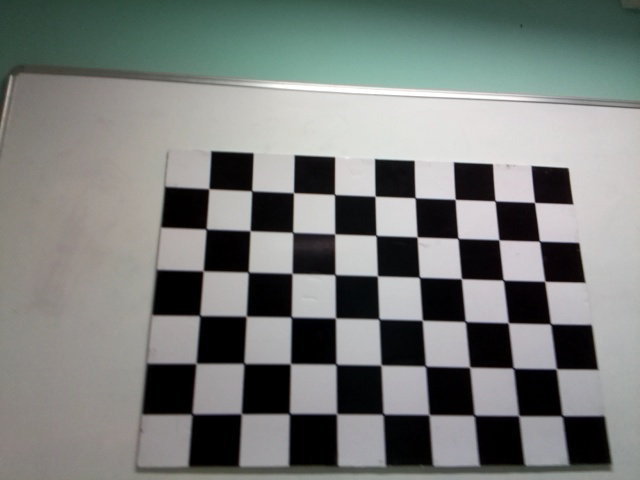
//> input picture src/CameraCalibration/images/image_10.jpg, 640 x 480 px, given in place of image_1.jpg, which was not available
$ ./contour_approx   (built with g++ and OpenCV 4)
//> lines starting //> are read from the running program, lines starting //| are printed output that depends on the picture; after the words box and inside, x2 and y2 are one past the last pixel; in counts of white or black regions, pixels touching at a corner belong together; pictures that were not available may be replaced by others from this repository, and a replacement may not be noted
#include<opencv2/opencv.hpp>
#include <iostream>

using namespace std;
using namespace cv;

int main() {
    // read the image
    Mat image = imread("./src/Contour-Detection-using-OpenCV/input/image_1.jpg");
//> image is the input picture: 480 rows x 640 cols, CV_8UC3; mean B, G, R 122.6, 125.2, 121.4
    // convert the image to grayscale format
    Mat img_gray;
    cvtColor(image, img_gray, COLOR_BGR2GRAY);
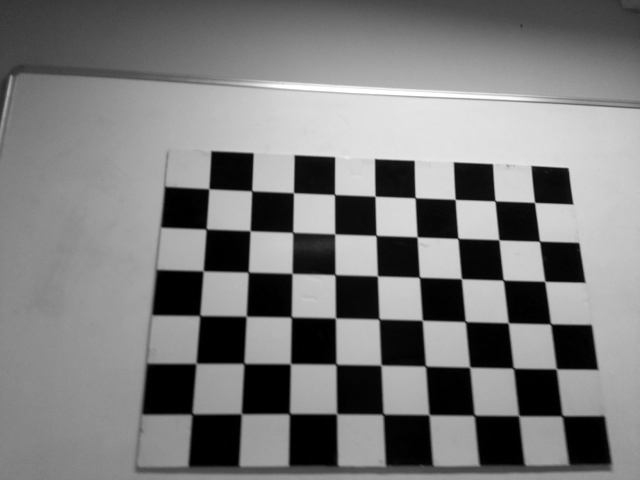
//> img_gray: 480 rows x 640 cols, CV_8UC1; min 0, max 255, mean 123.7
    // apply binary thresholding
    Mat thresh;
    threshold(img_gray, thresh, 150, 255, THRESH_BINARY);
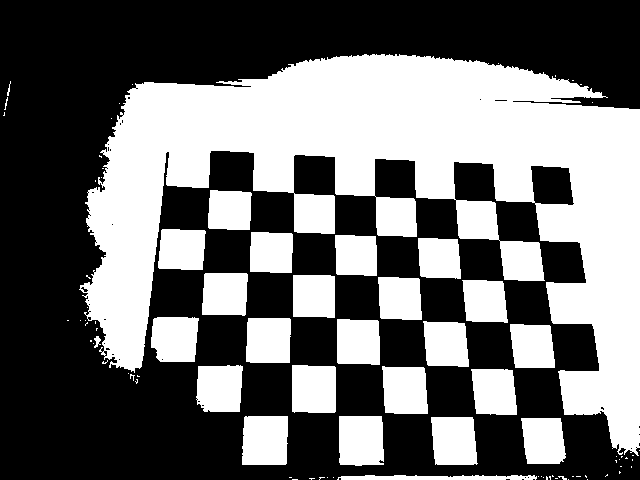
//> thresh: 480 rows x 640 cols, CV_8UC1; 42.9% white; 86 white regions (60 under 20 px)
    imshow("Binary mage", thresh);
    waitKey(0);
    imwrite("image_thres1.jpg", thresh);
    destroyAllWindows();

    // detect the contours on the binary image using cv2.CHAIN_APPROX_NONE
    vector<vector<Point>> contours;
    vector<Vec4i> hierarchy;
    findContours(thresh, contours, hierarchy, RETR_TREE, CHAIN_APPROX_NONE);
//> contours = 126 contours, 98 with area under 20; largest, box (x1, y1, x2, y2) and area: (79, 54, 640, 456) 89270, (242, 416, 288, 465) 2084, (339, 416, 384, 466) 2062, (292, 365, 336, 413) 1978, (431, 417, 478, 465) 1950
    // draw contours on the original image
    Mat image_copy = image.clone();
    drawContours(image_copy, contours, -1, Scalar(0, 255, 0), 2);
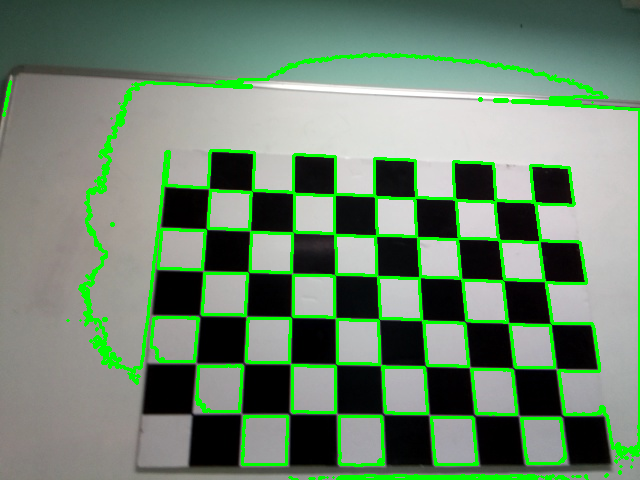
//> image_copy: 480 rows x 640 cols, CV_8UC3; 8.48% of pixels changed, all inside (x1, y1, x2, y2) = (2, 53, 640, 480)
    imshow("None approximation", image_copy);
    waitKey(0);
    imwrite("contours_none_image1.jpg", image_copy);
    destroyAllWindows();


    // Now let's try with CHAIN_APPROX_SIMPLE`
    // detect the contours on the binary image using cv2.CHAIN_APPROX_NONE
    vector<vector<Point>> contours1;
    vector<Vec4i> hierarchy1;
    findContours(thresh, contours1, hierarchy1, RETR_TREE, CHAIN_APPROX_SIMPLE);
//> contours1 has the same summary as contours
    // draw contours on the original image
    Mat image_copy1 = image.clone();
    drawContours(image_copy1, contours1, -1, Scalar(0, 255, 0), 2);
    imshow("Simple approximation", image_copy1);
    waitKey(0);
    imwrite("contours_simple_image1.jpg", image_copy1);
    destroyAllWindows();

    // using a proper image for visualizing CHAIN_APPROX_SIMPLE
    Mat image1 = imread("../../input/image_2.jpg");
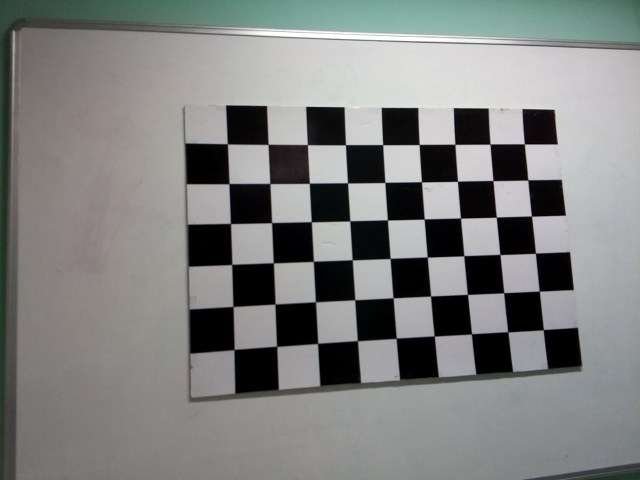
//> input picture src/CameraCalibration/images/image_2.jpg, 640 x 480 px
//> image1 is the input picture: 480 rows x 640 cols, CV_8UC3; mean B, G, R 128.1, 129.5, 128.1
    Mat img_gray1;
    cvtColor(image1, img_gray1, COLOR_BGR2GRAY);
    Mat thresh1;
    threshold(img_gray1, thresh1, 150, 255, THRESH_BINARY);
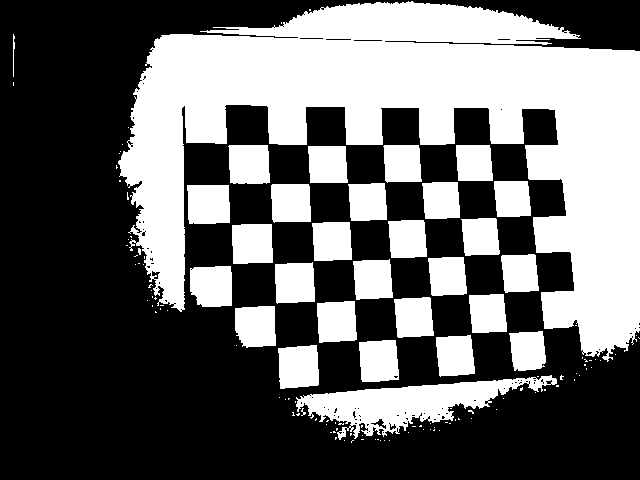
//> thresh1: 480 rows x 640 cols, CV_8UC1; 40% white; 125 white regions (96 under 20 px)
    vector<vector<Point>> contours2;
    vector<Vec4i> hierarchy2;
    findContours(thresh1, contours2, hierarchy2, RETR_TREE, CHAIN_APPROX_NONE);
//> contours2 = 228 contours, 192 with area under 20; largest, box (x1, y1, x2, y2) and area: (118, 1, 640, 362) 77484, (296, 375, 557, 440) 6488, (187, 185, 230, 224) 1529, (278, 345, 319, 389) 1524, (190, 266, 232, 307) 1502
    Mat image_copy2 = image1.clone();
    drawContours(image_copy2, contours2, -1, Scalar(0, 255, 0), 2);
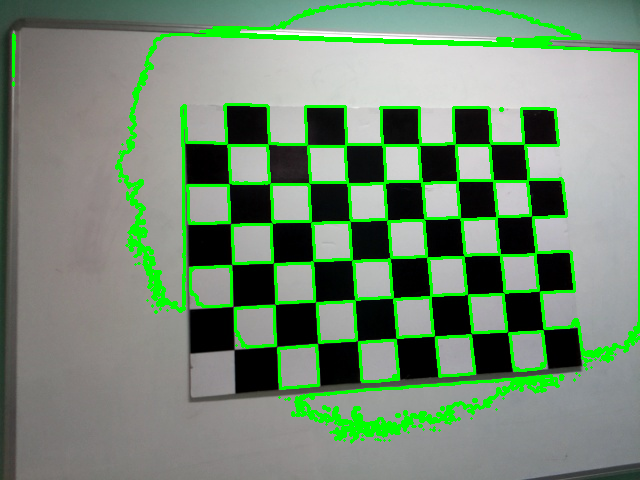
//> image_copy2: 480 rows x 640 cols, CV_8UC3; 9.31% of pixels changed, all inside (x1, y1, x2, y2) = (12, 0, 640, 444)
    imshow("None approximation", image_copy2);
    waitKey(0);
    imwrite("contours_none_image1.jpg", image_copy2);
    destroyAllWindows();
    Mat image_copy3 = image1.clone();
    for(int i=0; i<contours2.size(); i=i+1){
        for (int j=0; j<contours2[i].size(); j=j+1){
            circle(image_copy3, (contours2[i][0], contours2[i][1]), 2,
            Scalar(0, 255, 0), 2);
        }
    }
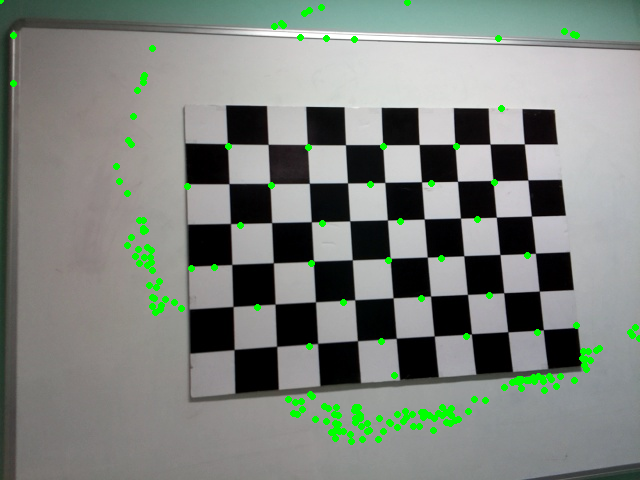
//> image_copy3: 480 rows x 640 cols, CV_8UC3; 2.03% of pixels changed, all inside (x1, y1, x2, y2) = (0, 0, 640, 445)
    imshow("CHAIN_APPROX_SIMPLE Point only", image_copy3);
    waitKey(0);
    imwrite("contour_point_simple.jpg", image_copy3);
    destroyAllWindows();
}
